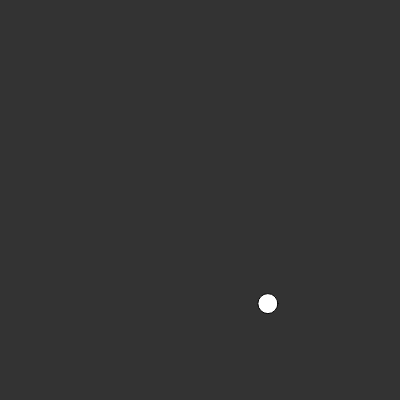
Frame 1 (no input)
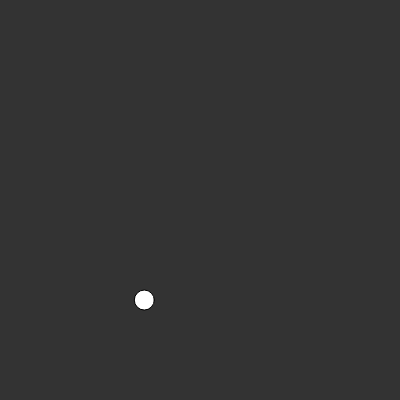
Frame 60 (no input)
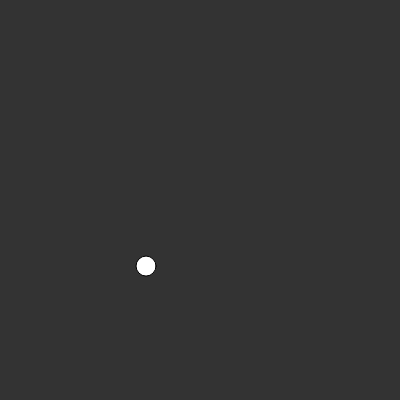
Frame 120 (the mouse pressed at the canvas centre since frame 60)

The p5.js sketch that drew these frames (run headless with seeded random() and noise() and a simulated clock; from frame 60 on, the mouse is pressed at the canvas centre):

// p5.js sketch
// ── sketch.js
var noiseOffset1 = 0;
var noiseOffset2 = 10000;

function setup() {
  createCanvas(400, 400);
}

function draw() {
  background(51);

  let x = noise(noiseOffset1) * width;
  let y = noise (noiseOffset2) * height;
  noiseOffset1 += 0.01;
  noiseOffset2 += 0.01;

  ellipse(x, y, 20,20)

}
